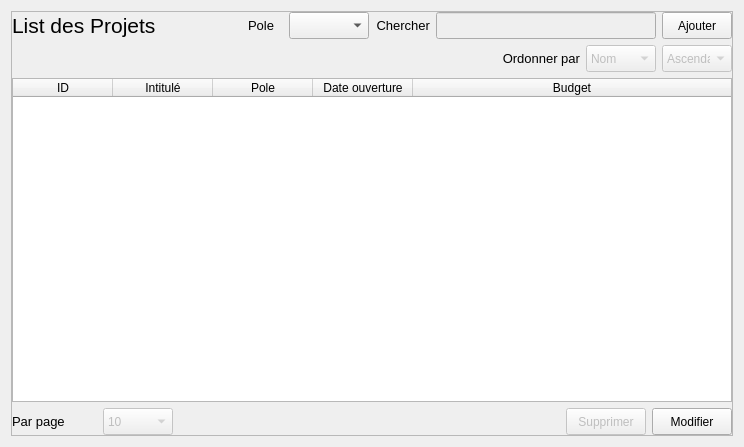
<?xml version="1.0" encoding="UTF-8"?>
<ui version="4.0">
 <class>Form</class>
 <widget class="QWidget" name="Form">
  <property name="geometry">
   <rect>
    <x>0</x>
    <y>0</y>
    <width>653</width>
    <height>447</height>
   </rect>
  </property>
  <property name="windowTitle">
   <string>Form</string>
  </property>
  <layout class="QGridLayout" name="gridLayout">
   <item row="0" column="0">
    <widget class="QFrame" name="frame">
     <property name="frameShape">
      <enum>QFrame::StyledPanel</enum>
     </property>
     <property name="frameShadow">
      <enum>QFrame::Raised</enum>
     </property>
     <layout class="QGridLayout" name="gridLayout_2">
      <property name="leftMargin">
       <number>0</number>
      </property>
      <property name="topMargin">
       <number>0</number>
      </property>
      <property name="rightMargin">
       <number>0</number>
      </property>
      <property name="bottomMargin">
       <number>0</number>
      </property>
      <item row="0" column="0">
       <layout class="QVBoxLayout" name="verticalLayout">
        <item>
         <layout class="QHBoxLayout" name="horizontalLayout_2">
          <item>
           <widget class="QLabel" name="label_5">
            <property name="minimumSize">
             <size>
              <width>190</width>
              <height>27</height>
             </size>
            </property>
            <property name="font">
             <font>
              <pointsize>16</pointsize>
             </font>
            </property>
            <property name="text">
             <string>List des Projets</string>
            </property>
            <property name="margin">
             <number>0</number>
            </property>
           </widget>
          </item>
          <item>
           <spacer name="horizontalSpacer">
            <property name="orientation">
             <enum>Qt::Horizontal</enum>
            </property>
            <property name="sizeType">
             <enum>QSizePolicy::MinimumExpanding</enum>
            </property>
            <property name="sizeHint" stdset="0">
             <size>
              <width>40</width>
              <height>20</height>
             </size>
            </property>
           </spacer>
          </item>
          <item>
           <layout class="QHBoxLayout" name="horizontalLayout_4">
            <item>
             <widget class="QLabel" name="label_4">
              <property name="minimumSize">
               <size>
                <width>35</width>
                <height>27</height>
               </size>
              </property>
              <property name="maximumSize">
               <size>
                <width>85</width>
                <height>16777215</height>
               </size>
              </property>
              <property name="font">
               <font>
                <pointsize>10</pointsize>
               </font>
              </property>
              <property name="text">
               <string>Pole</string>
              </property>
             </widget>
            </item>
            <item>
             <widget class="QComboBox" name="pole_comboBox">
              <property name="minimumSize">
               <size>
                <width>80</width>
                <height>27</height>
               </size>
              </property>
             </widget>
            </item>
           </layout>
          </item>
          <item>
           <widget class="QLabel" name="label">
            <property name="minimumSize">
             <size>
              <width>55</width>
              <height>27</height>
             </size>
            </property>
            <property name="maximumSize">
             <size>
              <width>85</width>
              <height>16777215</height>
             </size>
            </property>
            <property name="font">
             <font>
              <pointsize>10</pointsize>
             </font>
            </property>
            <property name="text">
             <string>Chercher</string>
            </property>
            <property name="alignment">
             <set>Qt::AlignRight|Qt::AlignTrailing|Qt::AlignVCenter</set>
            </property>
           </widget>
          </item>
          <item>
           <widget class="QLineEdit" name="chercher_lineEdit">
            <property name="enabled">
             <bool>false</bool>
            </property>
            <property name="minimumSize">
             <size>
              <width>220</width>
              <height>27</height>
             </size>
            </property>
            <property name="font">
             <font>
              <pointsize>10</pointsize>
             </font>
            </property>
           </widget>
          </item>
          <item>
           <widget class="QPushButton" name="ajouter_pushButton">
            <property name="minimumSize">
             <size>
              <width>70</width>
              <height>27</height>
             </size>
            </property>
            <property name="text">
             <string>Ajouter</string>
            </property>
           </widget>
          </item>
         </layout>
        </item>
        <item>
         <layout class="QHBoxLayout" name="horizontalLayout">
          <item>
           <spacer name="horizontalSpacer_4">
            <property name="orientation">
             <enum>Qt::Horizontal</enum>
            </property>
            <property name="sizeHint" stdset="0">
             <size>
              <width>40</width>
              <height>20</height>
             </size>
            </property>
           </spacer>
          </item>
          <item>
           <widget class="QLabel" name="label_3">
            <property name="minimumSize">
             <size>
              <width>85</width>
              <height>27</height>
             </size>
            </property>
            <property name="maximumSize">
             <size>
              <width>85</width>
              <height>16777215</height>
             </size>
            </property>
            <property name="font">
             <font>
              <pointsize>10</pointsize>
             </font>
            </property>
            <property name="text">
             <string>Ordonner par</string>
            </property>
            <property name="alignment">
             <set>Qt::AlignRight|Qt::AlignTrailing|Qt::AlignVCenter</set>
            </property>
           </widget>
          </item>
          <item>
           <widget class="QComboBox" name="coloneOrdoner_comboBox">
            <property name="enabled">
             <bool>false</bool>
            </property>
            <property name="minimumSize">
             <size>
              <width>70</width>
              <height>27</height>
             </size>
            </property>
            <property name="maximumSize">
             <size>
              <width>70</width>
              <height>27</height>
             </size>
            </property>
            <property name="editable">
             <bool>false</bool>
            </property>
            <item>
             <property name="text">
              <string>Nom</string>
             </property>
            </item>
            <item>
             <property name="text">
              <string>Prenom</string>
             </property>
            </item>
           </widget>
          </item>
          <item>
           <widget class="QComboBox" name="directionOrdre_comboBox">
            <property name="enabled">
             <bool>false</bool>
            </property>
            <property name="minimumSize">
             <size>
              <width>70</width>
              <height>27</height>
             </size>
            </property>
            <property name="maximumSize">
             <size>
              <width>70</width>
              <height>27</height>
             </size>
            </property>
            <property name="editable">
             <bool>false</bool>
            </property>
            <item>
             <property name="text">
              <string>Ascendant</string>
             </property>
            </item>
            <item>
             <property name="text">
              <string>Descendant</string>
             </property>
            </item>
           </widget>
          </item>
         </layout>
        </item>
        <item>
         <widget class="QTableWidget" name="projet_tableWidget">
          <property name="minimumSize">
           <size>
            <width>0</width>
            <height>320</height>
           </size>
          </property>
          <property name="editTriggers">
           <set>QAbstractItemView::NoEditTriggers</set>
          </property>
          <property name="alternatingRowColors">
           <bool>true</bool>
          </property>
          <property name="selectionMode">
           <enum>QAbstractItemView::SingleSelection</enum>
          </property>
          <property name="selectionBehavior">
           <enum>QAbstractItemView::SelectRows</enum>
          </property>
          <property name="showGrid">
           <bool>false</bool>
          </property>
          <property name="cornerButtonEnabled">
           <bool>true</bool>
          </property>
          <attribute name="horizontalHeaderVisible">
           <bool>true</bool>
          </attribute>
          <attribute name="horizontalHeaderCascadingSectionResizes">
           <bool>false</bool>
          </attribute>
          <attribute name="horizontalHeaderStretchLastSection">
           <bool>true</bool>
          </attribute>
          <attribute name="verticalHeaderVisible">
           <bool>false</bool>
          </attribute>
          <column>
           <property name="text">
            <string>ID</string>
           </property>
          </column>
          <column>
           <property name="text">
            <string>Intitulé</string>
           </property>
          </column>
          <column>
           <property name="text">
            <string>Pole</string>
           </property>
          </column>
          <column>
           <property name="text">
            <string>Date ouverture</string>
           </property>
          </column>
          <column>
           <property name="text">
            <string>Budget</string>
           </property>
          </column>
         </widget>
        </item>
        <item>
         <layout class="QHBoxLayout" name="horizontalLayout_3">
          <item>
           <widget class="QLabel" name="label_2">
            <property name="minimumSize">
             <size>
              <width>85</width>
              <height>27</height>
             </size>
            </property>
            <property name="maximumSize">
             <size>
              <width>85</width>
              <height>16777215</height>
             </size>
            </property>
            <property name="font">
             <font>
              <pointsize>10</pointsize>
             </font>
            </property>
            <property name="text">
             <string>Par page</string>
            </property>
           </widget>
          </item>
          <item>
           <widget class="QComboBox" name="rowParPage_comboBox">
            <property name="enabled">
             <bool>false</bool>
            </property>
            <property name="minimumSize">
             <size>
              <width>70</width>
              <height>27</height>
             </size>
            </property>
            <property name="maximumSize">
             <size>
              <width>70</width>
              <height>27</height>
             </size>
            </property>
            <property name="editable">
             <bool>false</bool>
            </property>
            <item>
             <property name="text">
              <string>10</string>
             </property>
            </item>
            <item>
             <property name="text">
              <string>25</string>
             </property>
            </item>
            <item>
             <property name="text">
              <string>50</string>
             </property>
            </item>
            <item>
             <property name="text">
              <string>All</string>
             </property>
            </item>
           </widget>
          </item>
          <item>
           <spacer name="horizontalSpacer_2">
            <property name="orientation">
             <enum>Qt::Horizontal</enum>
            </property>
            <property name="sizeHint" stdset="0">
             <size>
              <width>40</width>
              <height>20</height>
             </size>
            </property>
           </spacer>
          </item>
          <item>
           <widget class="QPushButton" name="supprimer_pushButton">
            <property name="enabled">
             <bool>false</bool>
            </property>
            <property name="minimumSize">
             <size>
              <width>70</width>
              <height>27</height>
             </size>
            </property>
            <property name="text">
             <string>Supprimer</string>
            </property>
           </widget>
          </item>
          <item>
           <widget class="QPushButton" name="modifier_pushButton">
            <property name="minimumSize">
             <size>
              <width>70</width>
              <height>27</height>
             </size>
            </property>
            <property name="text">
             <string>Modifier</string>
            </property>
           </widget>
          </item>
         </layout>
        </item>
       </layout>
      </item>
     </layout>
    </widget>
   </item>
  </layout>
 </widget>
 <resources/>
 <connections/>
</ui>
